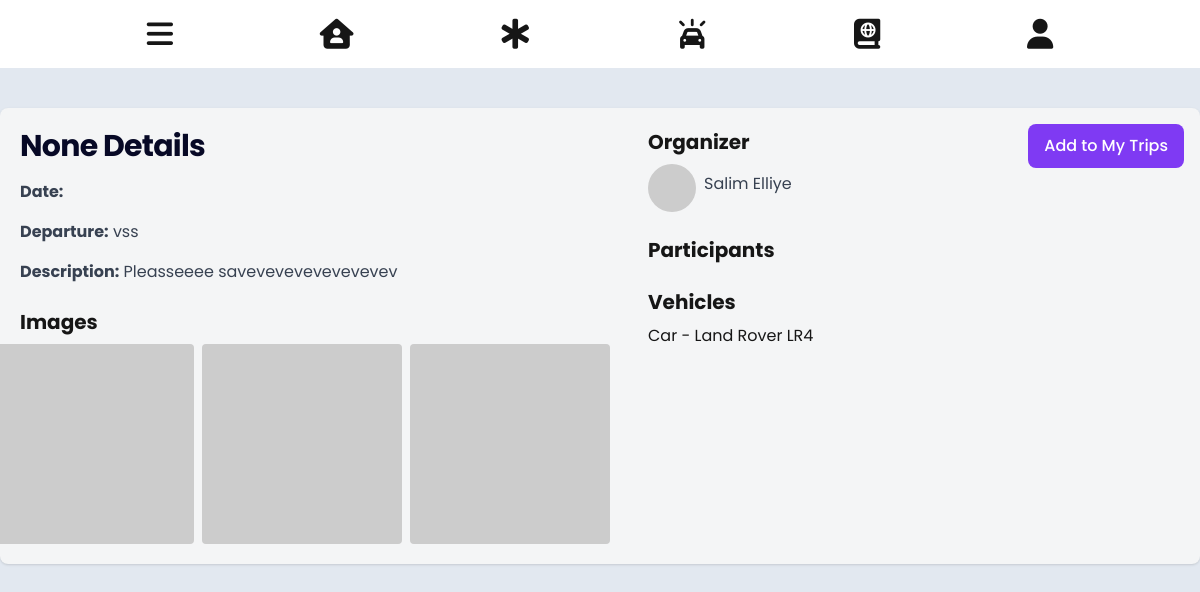
Page /tripDetails/T230001/ on the earlier database version.
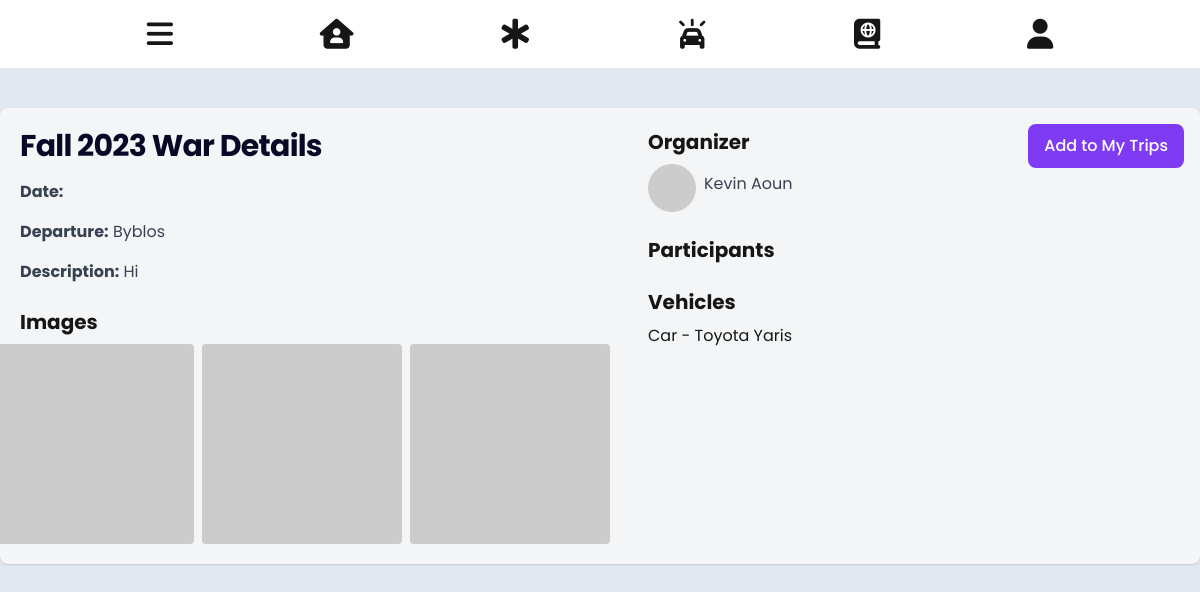
Same page on the later database version.
### core/models.py (models this page shows, shortened)
class Trip(models.Model):
    id_prefix = "T"
    image = models.ImageField(blank=True, null=True)
    name = models.CharField(max_length=200, null=True)
    tripID = models.CharField(max_length=500, blank=True, primary_key=True)
    userID = models.ForeignKey(Person, on_delete=models.CASCADE)
    orgID = models.ForeignKey('Organization', on_delete=models.CASCADE, blank=True, null=True)
    plateNb = models.ForeignKey('Vehicle', on_delete=models.CASCADE)
    rideDate = models.DateTimeField()
    description = models.TextField(null=True)
    nbParticipants = models.PositiveIntegerField()
    departure = models.CharField(max_length=255)
    isCompleted = models.BooleanField(default=False)
    isFeatured = models.BooleanField(default=False)
    isBookmarked = models.BooleanField(default=False)
    participants = models.ManyToManyField('Person', default='', null=True, blank=True, related_name='participants')

class Person(models.Model):
    id_prefix = 'P'
    user = models.OneToOneField(User, on_delete=models.CASCADE)
    personID = models.CharField(max_length=50, blank=True, primary_key=True)
    gender = models.CharField(max_length=100,choices=GENDER_CHOICES)
    image = models.ImageField(upload_to='person_images/', blank=True)
    dob = models.DateField()

class Vehicle(models.Model):
    plateNb = models.CharField(max_length=500, blank=True, primary_key=True)
    userID = models.ForeignKey(Person, on_delete=models.CASCADE)
    model = models.CharField(max_length=255)
    make = models.CharField(max_length=255)
    color = models.CharField(max_length=255)
    nbSeats = models.PositiveIntegerField()

### core/views.py (the view)
# urls.py: path('tripDetails/<str:trip_id>/', views.trip_details, name="tripDetails"),
def trip_details(request, trip_id):
    trip = get_object_or_404(Trip, tripID=trip_id)
    participants = trip.participants.all()
    context = {
    'trip' : trip,
    'participants' : participants
    }
    return render(request, 'tripDetails.html', context)

### core/templates/tripDetails.html (shortened to what this page needs)
{% extends 'core.html' %}
{% block tripdetails_content%}
<section class="bg-slate-200 h-screen w-screen">
    <div class="flex flex-col items-center justify-center mx-auto">
    <div class="w-full max-w-7xl h-3/4 bg-light rounded-lg shadow p-5 grid grid-cols-1 md:grid-cols-2 gap-8 mx-4 mt-10 relative">
        <div>
            <h1 class="text-2xl font-bold leading-tight tracking-tight md:text-3xl color-primary mb-4">
                {{trip.name}} Details
            </h1>
            <p class="text-gray-700 mb-4"><span class="font-bold">Date:</span>{{trip.date}}</p>
            <p class="text-gray-700 mb-4"><span class="font-bold">Departure:</span> {{trip.departure}}</p>
            <p class="text-gray-700 mb-4"><span class="font-bold">Description:</span> {{trip.description}}</p>
            <h2 class="text-xl font-bold mb-2 mt-6">Images</h2>
            <div class="flex justify-center space-x-2">
                <img class="w-50 h-50 object-cover object-center rounded" src="https://via.placeholder.com/200" alt="Trip Image 1">
                <img class="w-50 h-50 object-cover object-center rounded" src="https://via.placeholder.com/200" alt="Trip Image 2">
                <img class="w-50 h-50 object-cover object-center rounded" src="https://via.placeholder.com/200" alt="Trip Image 3">
            </div>
        </div>
        <div class="mx-8">
            {% if trip.userID != request.user.person %}
            <button class="bg-sec hover:bg-primary text-white font-medium rounded-lg px-4 py-2.5 absolute top-4 right-4 focus:outline-none focus:ring-4 focus:ring-primary-300">
                <a href="{% url 'myTrips'%}">Add to My Trips</a>
            </button>
            {% endif %}
            <h2 class="text-xl font-bold mb-2">Organizer</h2>
            <div class="flex items-center space-x-2">
                <img class="w-12 h-12 object-cover rounded-full" src="https://via.placeholder.com/50" alt="Organizer">
                <p class="text-gray-700 mb-2"><a href="#">{{trip.userID.user.first_name}} {{trip.userID.user.last_name}}</a></p>
            </div>
            <h2 class="text-xl font-bold mb-2 mt-6">Participants</h2>
            <h2 class="text-xl font-bold mb-2 mt-6">Vehicles</h2>
            <ul class="list-none pl-0">
                <li>Car - {{trip.plateNb.make}} {{trip.plateNb.model}}</li>
            </ul>
        </div>
    </div>
</div>
</section>
{%endblock%}

### core/templates/core.html (shortened to what this page needs)
{% load static %}
<!DOCTYPE html>
<html lang="en">
<head>
    <link href="https://cdn.jsdelivr.net/npm/tailwindcss@2.2.19/dist/tailwind.min.css" rel="stylesheet">
    <link rel="stylesheet" href="https://cdnjs.cloudflare.com/ajax/libs/font-awesome/6.4.2/css/all.min.css" />
    <link rel="stylesheet" type="text/css" href='{% static "dist/output.css" %}'>
    <link rel="stylesheet" type="text/css" href='{% static "dist/styles.css" %}'>
</head>
<body class="h-full">
    <nav class="bg-white p-4">
        <ul class="flex justify-evenly space-x-4">
            <li><button id="toggleSidebarOn" href="" class="transition-all hover:color-sec">
                <i class="fa-solid fa-bars text-3xl"></i>
            </button></li>
            <li><a href="{% url 'home' %}" class="transition-all hover:text-purple-500 {% if request.path == '/home/' %}color-sec{% endif %}" title="Home">
                <i class="fa-solid fa-house-user text-3xl"></i>
            </a></li>
            <li><a href="{% url 'feed' %}" class="transition-all hover:text-purple-500 {% if request.path == '/feed/' %}color-sec{% endif %}" title="Feed">
                <i class="fa-solid fa-star-of-life text-3xl"></i>
            </a></li>
            <li><a href="{% url 'createTrip' %}" class="transition-all hover:text-purple-500 {% if request.path == '/createTrip/' %}color-sec{% endif %}" title="New Trip">
                <i class="fa-solid fa-car-on text-3xl"></i>
            </a></li>
            <li><a href="{% url 'myTrips' %}" class="transition-all hover:text-purple-500 {% if request.path == '/myTrips/' %}color-sec{% endif %}" title="My Trips">
                <i class="fa-solid fa-book-atlas text-3xl"></i>
            </a></li>
            <li><a href="{% url 'userProfile' %}" class="transition-all hover:text-purple-500 {% if request.path == '/profile/' %}color-sec{% endif %}" title="Profile">
                <i class="fa-solid fa-user text-3xl"></i>
            </a></li>
        </ul>
    </nav>
    <section id="main-content" class="bg-slate-100 h-screen w-screen pb-4">
        {%block tripdetails_content%}{%endblock%}
    </section>
</body>
</html>

Differences in the rows shown:
changed Trip: name "None" → "Fall 2023 War"; departure "vss" → "Byblos"; description "Pleasseeee savevevevevevevevev" → "Hi"; userID.user.first_name "Salim" → "Kevin"; userID.user.last_name "Elliye" → "Aoun"; plateNb.make "Land Rover" → "Toyota"; plateNb.model "LR4" → "Yaris"
